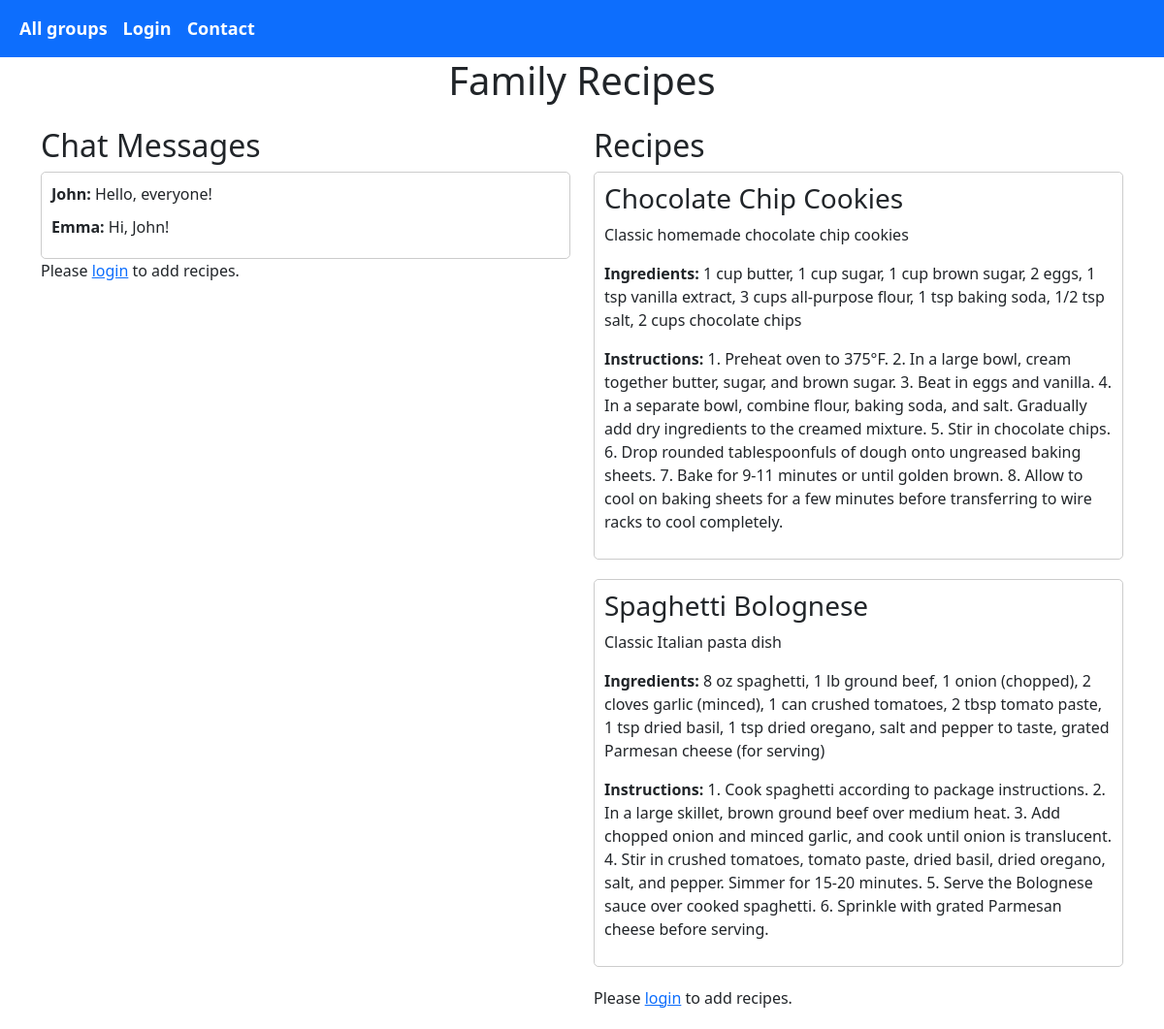
Page /index.php/group?id=1 on the committed database.
### tables this page shows
CREATE TABLE IF NOT EXISTS `group` (
  `id` int(11) NOT NULL AUTO_INCREMENT,
  `name` varchar(255) NOT NULL,
  `description` varchar(255),
  PRIMARY KEY (`id`)
);

CREATE TABLE IF NOT EXISTS `recipe` (
  `id` int(11) NOT NULL AUTO_INCREMENT,
  `title` varchar(255) NOT NULL,
  `description` text NOT NULL,
  `ingredients` text NOT NULL,
  `instructions` text NOT NULL,
  `group_id` int(11) NOT NULL,
  `user_id` int(11) NOT NULL,
  PRIMARY KEY (`id`),
  FOREIGN KEY (`group_id`) REFERENCES `group` (`id`),
  FOREIGN KEY (`user_id`) REFERENCES `user` (`id`)
);

### Model/GroupDB.php (called while the page is built, shortened)
<?php
class GroupDB {
    public static function getGroup($id) {
        $db = DBInit::getInstance();
        $statement = $db->prepare("SELECT id, name FROM `group`
            WHERE id = :id");
        $statement->bindParam(":id", $id, PDO::PARAM_INT);
        $statement->execute();
        $group = $statement->fetch();
        if ($group != null) {
            return $group;
        } else {
            throw new InvalidArgumentException("No group record with id $id");
        }
    }
}

### Model/RecipeDB.php (called while the page is built, shortened)
<?php
class RecipeDB {
    public static function getRecipesByGroup($groupId) {
        $db = DBInit::getInstance();
        $statement = $db->prepare("SELECT id, title, description, ingredients, instructions, group_id, user_id
            FROM recipe
            WHERE group_id = :group_id");
        $statement->bindParam(":group_id", $groupId, PDO::PARAM_INT);
        $statement->execute();
        return $statement->fetchAll(PDO::FETCH_ASSOC);
    }
}

### View/group-chat.php (the view, shortened to what this page needs)
<!DOCTYPE html>
<html>
<head>
    <link rel="stylesheet" type="text/css" href="../style/groupStyles.css">
    <link href="https://cdn.jsdelivr.net/npm/bootstrap@5.3.0-alpha3/dist/css/bootstrap.min.css" rel="stylesheet">
</head>
<body>
    <?php include 'navigation.php'; ?>
    <h1 class="text-center mb-4"><?php echo $group['name']; ?></h1>
    <div class="container">
        <div class="row">
            <div class="col-md-6">
                <div class="chat-container">
                    <h2>Chat Messages</h2>
                    <div id="chat-messages">
                        <div class="message">
                            <span class="sender">John:</span>
                            <span class="content">Hello, everyone!</span>
                        </div>
                        <div class="message">
                            <span class="sender">Emma:</span>
                            <span class="content">Hi, John!</span>
                        </div>
                    </div>
                    <?php if (isset($_SESSION["authenticated"]) && $_SESSION["authenticated"]):?>
                    <form id="chat-form">
                        <div class="input-group mb-3">
                            <input type="text" id="message-input" class="form-control" placeholder="Type your message...">
                            <button type="submit" class="btn btn-primary">Send</button>
                        </div>
                    </form>
                    <?php else: ?>
                        <p>Please <a href="user/login">login</a> to add recipes.</p>
                    <?php endif; ?>
                </div>
            </div>
            <div class="col-md-6">
                <div class="recipe-container">
                    <h2>Recipes</h2>
                    <div id="recipes">
                        <?php foreach ($recipes as $recipe): ?>
                            <div class="recipe">
                                <h3><?php echo $recipe['title']; ?></h3>
                                <p><?php echo $recipe['description']; ?></p>
                                <p><strong>Ingredients:</strong> <?php echo $recipe['ingredients']; ?></p>
                                <p><strong>Instructions:</strong> <?php echo $recipe['instructions']; ?></p>
                            </div>
                        <?php endforeach; ?>
                    </div>
                    <?php if (!isset($_SESSION['user_id'])): ?>
                        <p>Please <a href="user/login">login</a> to add recipes.</p>
                    <?php endif; ?>
                </div>
            </div>
        </div>
    </div>
</body>
</html>

### navigation.php (shortened to what this page needs)
<nav class="navbar navbar-expand-lg navbar-light bg-primary">
    <div class="container-fluid">
        <div class="collapse navbar-collapse" id="navbarNav">
            <ul class="navbar-nav">
                <li class="nav-item">
                    <a class="nav-link" href="/domaca_3/index.php/group"><b>All groups</b></a>
                </li>
                <?php if (!isset($_SESSION["authenticated"]) || (!$_SESSION["authenticated"])):?>
                <li class="nav-item">
                    <a class="nav-link" href="/domaca_3/index.php/user/login"><b>Login</b></a>
                </li>
                <?php endif; ?>
                <li class="nav-item">
                    <a class="nav-link" href="#"><b>Contact</b></a>
                </li>
            </ul>
        </div>
    </div>
</nav>

### index.php (shortened to what this page needs)
<?php
require_once("ViewHelper.php");
require_once("controller/GroupController.php");
$path = isset($_SERVER["PATH_INFO"]) ? trim($_SERVER["PATH_INFO"], "/") : "";
$urls = [
    "group" => function () {
        GroupController::index();
     },
     "add-recipe" => function () {
        if ($_SERVER["REQUEST_METHOD"] === "POST") {
            RecipeController::createRecipe($_POST["title"],$_POST["description"],$_POST["ingredients"],$_POST["instructions"],$_POST["group_id"],$_POST["user_id"]);
        }
    },
    "group/selection" => function () {
        GroupController::showGroupSelection();
    },
    "group/create" => function () {
        if ($_SERVER["REQUEST_METHOD"] === "POST"):
            GroupController::createGroup();
        else:
            GroupController::createGroupForm();
        endif;
    },
    "user/register" => function () {
        if ($_SERVER["REQUEST_METHOD"] == "POST") {
            UserController::registerUser();
        } else {
            UserController::showRegistrationForm();
        }
    },
    "user/login" => function () {
        if ($_SERVER["REQUEST_METHOD"] == "POST") {
            UserController::loginUser();
        } else {
            UserController::showLoginForm();
        }
    },
    "user/logout" => function () {
        UserController::logoutUser();
    },
    "" => function () {
        ViewHelper::redirect(BASE_URL . "group");
    },
];
try {
    if (isset($urls[$path])) {
        $urls[$path]();
    } else {
        echo "No controller for '$path'";
    }
} catch (Exception $e) {
    echo "An error occurred: <pre>$e</pre>";
}

### Controller/GroupController.php (shortened to what this page needs)
<?php
require_once "model/GroupDB.php";
class GroupController {
    public static function index() {
        if (isset($_GET["id"])) {
            $groupId = $_GET["id"];
            $group = GroupDB::getGroup($groupId);
            $recipes = RecipeDB::getRecipesByGroup($groupId);
            ViewHelper::render("view/group-chat.php", [
                "group" => $group,
                "recipes" => $recipes
            ]);
        } else {
            ViewHelper::render("view/group-selection.php", [
                "groups" => GroupDB::getAllGroups()
            ]);
        }
    }
}

### ViewHelper.php (shortened to what this page needs)
<?php
class ViewHelper {
    public static function render($file, $variables = array()) {
        extract($variables);
        include($file);
        $renderedView = ob_get_clean();
        echo $renderedView;
    }
}

### style/groupStyles.css (style rules this page uses)
.container { display: flex; flex-direction: column; align-items: center; }
.chat-container { margin-bottom: 20px; }
.recipe-container { margin-bottom: 20px; }
.recipe { margin-bottom: 20px; border: 1px solid #ccc; padding: 10px; border-radius: 5px; }
.recipe h3 { margin-top: 0; }
#chat-messages { max-height: 300px; overflow-y: scroll; border: 1px solid #ccc; padding: 10px; border-radius: 5px; }
#chat-messages .message { margin-bottom: 10px; }
#chat-messages .message .sender { font-weight: bold; }
#chat-messages .message .content { margin-top: 5px; }

### navigation.php (style rules this page uses)
.navbar-nav .nav-link { color: #fff; font-size: 18px; padding: 8px 16px; }

### rows in the picture
group: name "Family Recipes"
recipe: title "Chocolate Chip Cookies", description "Classic homemade chocolate chip cookies", ingredients "1 cup butter, 1 cup sugar, 1 cup brown sugar, 2 eggs, 1 tsp vanilla extract, 3 cups all-purpose flour, 1 tsp baking soda, 1/2 tsp salt, 2 cups chocolate chips", instructions "1. Preheat oven to 375°F. 2. In a large bowl, cream together butter, sugar, and brown sugar. 3. Beat in eggs and vanilla. 4. In a separate bowl, combine flour, baking soda, and salt. Gradually add dry ingredients to the creamed mixture. 5. Stir in chocolate chips. 6. Drop rounded tablespoonfuls of dough onto ungreased baking sheets. 7. Bake for 9-11 minutes or until golden brown. 8. Allow to cool on baking sheets for a few minutes before transferring to wire racks to cool completely."
recipe: title "Spaghetti Bolognese", description "Classic Italian pasta dish", ingredients "8 oz spaghetti, 1 lb ground beef, 1 onion (chopped), 2 cloves garlic (minced), 1 can crushed tomatoes, 2 tbsp tomato paste, 1 tsp dried basil, 1 tsp dried oregano, salt and pepper to taste, grated Parmesan cheese (for serving)", instructions "1. Cook spaghetti according to package instructions. 2. In a large skillet, brown ground beef over medium heat. 3. Add chopped onion and minced garlic, and cook until onion is translucent. 4. Stir in crushed tomatoes, tomato paste, dried basil, dried oregano, salt, and pepper. Simmer for 15-20 minutes. 5. Serve the Bolognese sauce over cooked spaghetti. 6. Sprinkle with grated Parmesan cheese before serving."
